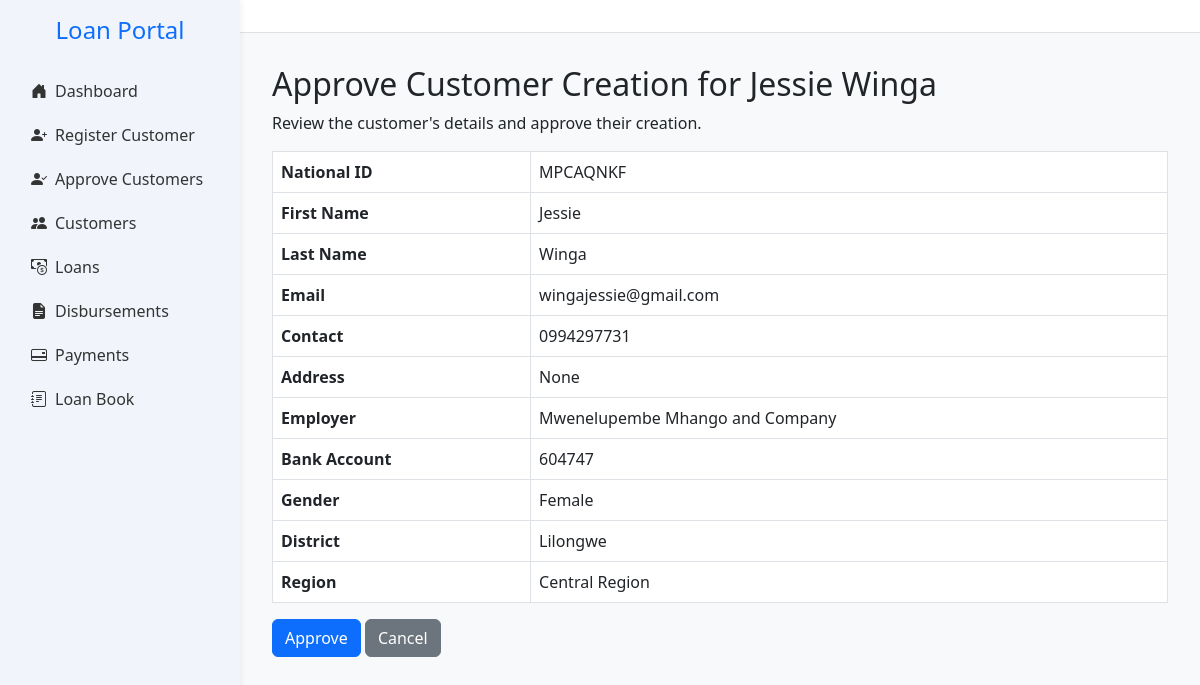
The app's page /customer/check/1, older data.
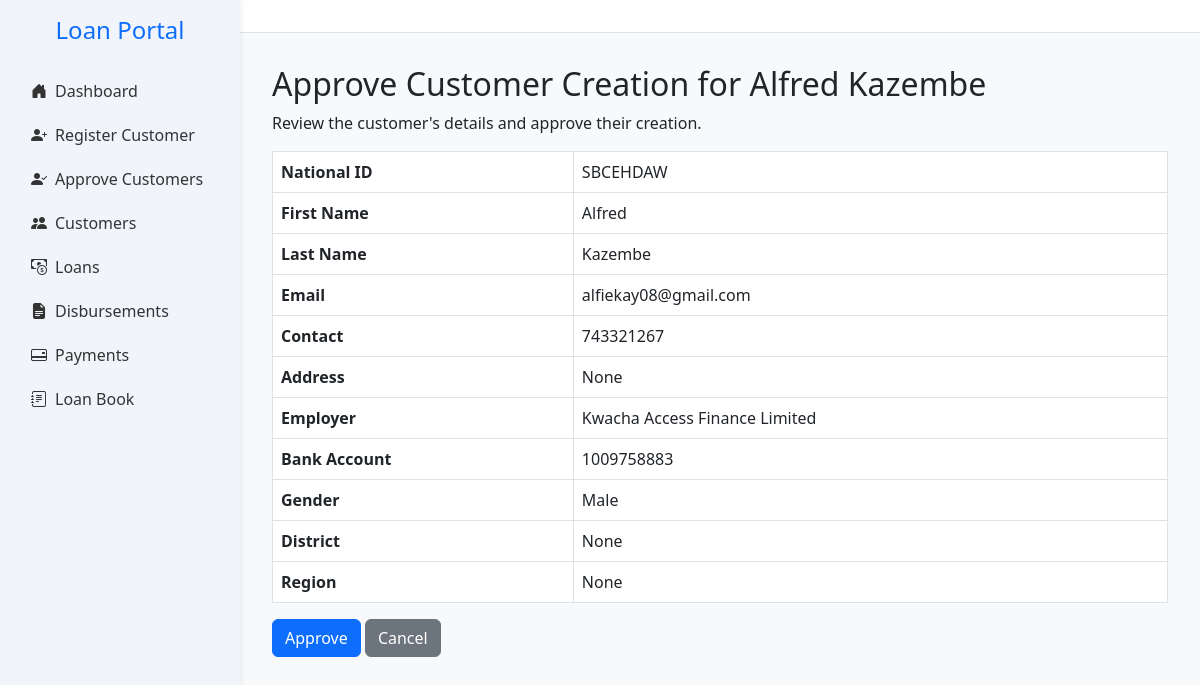
The same page, newer data.
### app.py (models this page shows, shortened)
class Customer(db.Model):
    __tablename__ = 'customers'
    id = db.Column(db.Integer, primary_key=True)
    national_id = db.Column(db.String(20), unique=True, nullable=False)
    first_name = db.Column(db.String(100), nullable=False)
    last_name = db.Column(db.String(100), nullable=False)
    gender = db.Column(db.String(10))
    dob = db.Column(db.String(20))
    title = db.Column(db.String(20))
    email = db.Column(db.String(100), nullable=False)
    contact = db.Column(db.String(20))
    address = db.Column(db.String(255))
    next_of_kin_name = db.Column(db.String(20),nullable=False)
    next_of_kin_relationship = db.Column(db.String(20),nullable=False)
    next_of_kin_contact = db.Column(db.String(20))
    employer = db.Column(db.String(100), nullable=False)
    job_title = db.Column(db.String(100))
    salary = db.Column(db.Float)
    service_length = db.Column(db.String(50))
    bank_name = db.Column(db.String(100))
    bank_account = db.Column(db.String(20), nullable=False)
    salary_deposited = db.Column(db.String(10))
    district = db.Column(db.String(100))
    region = db.Column(db.String(100))
    amount_requested = db.Column(db.Float)
    status = db.Column(db.String(20), default='pending')
    is_approved_for_creation = db.Column(db.Boolean, default=False)
    maker_id = db.Column(db.Integer, nullable=False)
    checker_id = db.Column(db.Integer)
    is_approved_for_deletion = db.Column(db.Boolean, default=False)
    file_number = db.Column(db.String(20))
    created_at = db.Column(db.DateTime, default=datetime.utcnow)
    loans = db.relationship('LoanApplication', back_populates='customer')

### app.py (the view, shortened to what this page needs)
@app.route('/customer/check/<int:customer_id>', methods=['GET', 'POST'])
def check_customer(customer_id):
    customer = Customer.query.get_or_404(customer_id)
    return render_template('check_customer.html', customer=customer)

### templates/check_customer.html (shortened to what this page needs)
{% extends "base.html" %}
{% block content %}
<h2>Approve Customer Creation for {{ customer.first_name }} {{ customer.last_name }}</h2>
<p>Review the customer's details and approve their creation.</p>
<table class="table table-bordered">
    <tr><th>National ID</th><td>{{ customer.national_id }}</td></tr>
    <tr><th>First Name</th><td>{{ customer.first_name }}</td></tr>
    <tr><th>Last Name</th><td>{{ customer.last_name }}</td></tr>
    <tr><th>Email</th><td>{{ customer.email }}</td></tr>
    <tr><th>Contact</th><td>{{ customer.contact }}</td></tr>
    <tr><th>Address</th><td>{{ customer.address }}</td></tr>
    <tr><th>Employer</th><td>{{ customer.employer }}</td></tr>
    <tr><th>Bank Account</th><td>{{ customer.bank_account }}</td></tr>
    <tr><th>Gender</th><td>{{ customer.gender }}</td></tr>
    <tr><th>District</th><td>{{ customer.district }}</td></tr>
    <tr><th>Region</th><td>{{ customer.region }}</td></tr>
</table>
<form action="{{ url_for('check_customer', customer_id=customer.id) }}" method="POST">
    <button type="submit" class="btn btn-primary">Approve</button>
    <a href="{{ url_for('customers') }}" class="btn btn-secondary">Cancel</a>
</form>
{% endblock %}

Row changes from the older to the newer data that the page shows:
changed Customer "None": first_name "Jessie" → "Alfred"; last_name "Winga" → "Kazembe"; national_id "MPCAQNKF" → "SBCEHDAW"; email "wingajessie@gmail.com" → "alfiekay08@gmail.com"; contact "0994297731" → "743321267"; employer "Mwenelupembe Mhango and Company" → "Kwacha Access Finance Limited"; bank_account "604747" → "1009758883"; gender "Female" → "Male"; district "Lilongwe" → "None"; region "Central Region" → "None"
